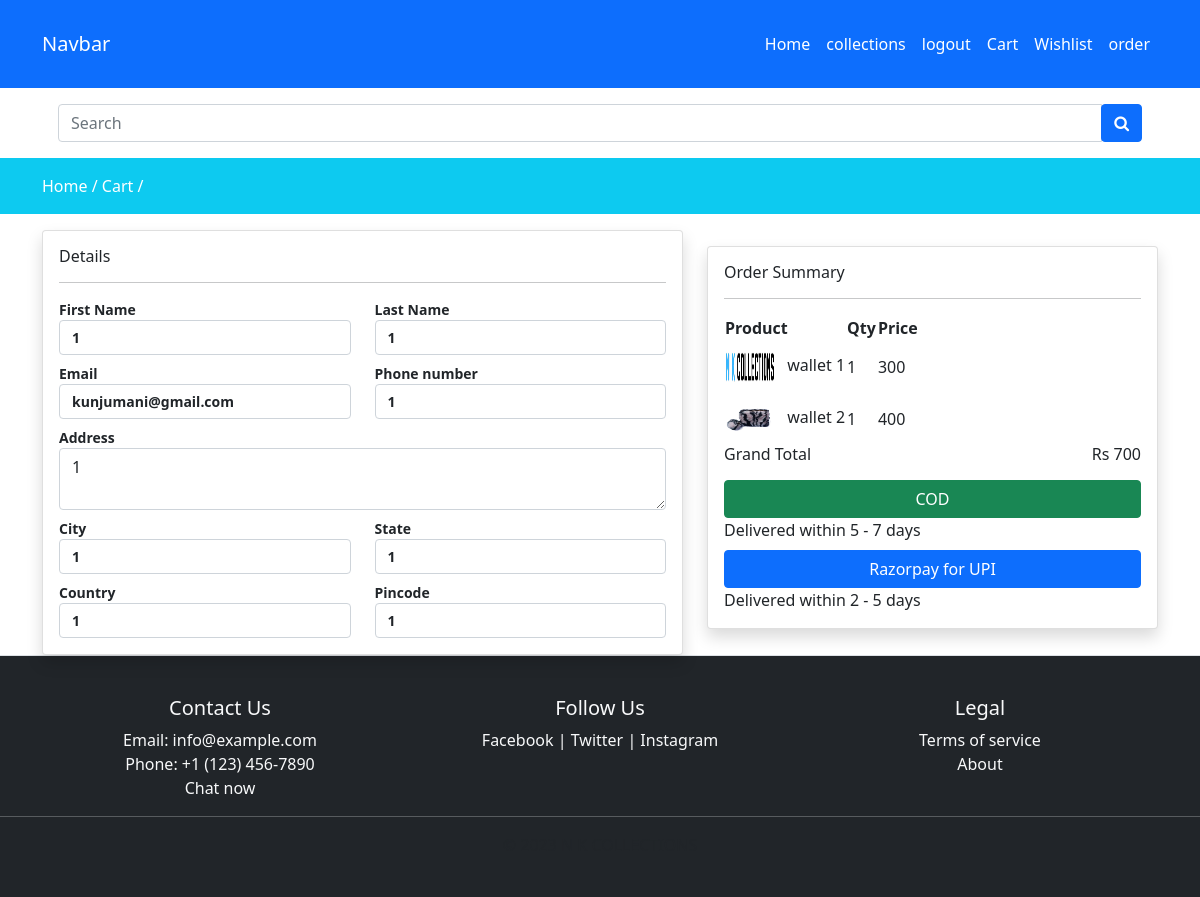
Before: /checkout (signed in) with the older database file.
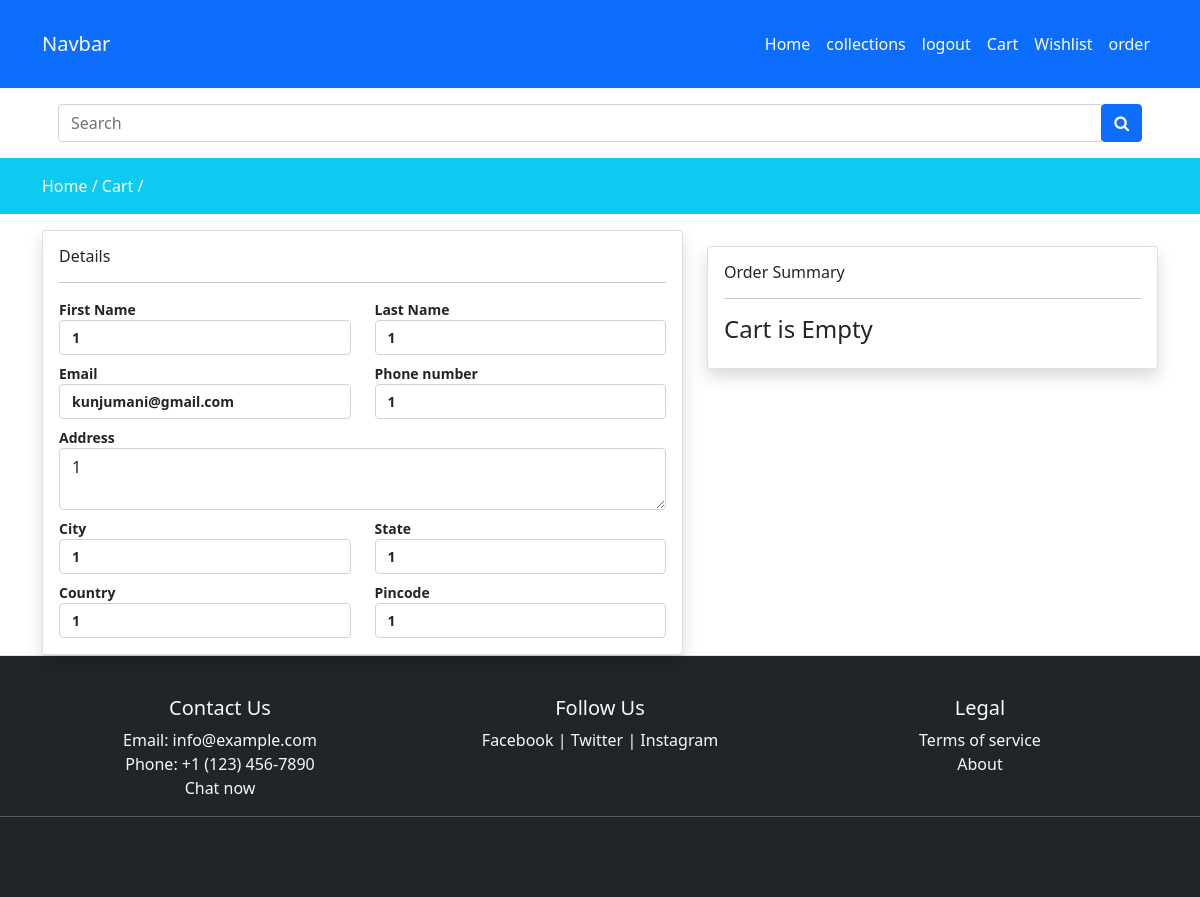
After: the same page with the newer database file.
### store/models.py (models this page shows, shortened)
class Cart(models.Model):
    user = models.ForeignKey(User,on_delete=models.CASCADE)
    product = models.ForeignKey(Product,on_delete=models.CASCADE)
    product_qty = models.IntegerField(null=False,blank=False)
    created_qty = models.DateTimeField(auto_now_add=True)

class Product(models.Model):
    slug = models.CharField(max_length=150,null=False,blank=False)
    name = models.CharField(max_length=150,null=False,blank=False)
    category = models.ForeignKey(Category,on_delete=models.CASCADE)
    product_image = models.ImageField(upload_to=get_file_path,null=True,blank=True)
    small_description = models.TextField(max_length=500, null=False, blank=False)
    quantity=models.IntegerField(null=False,blank=False)
    orginal_price=models.FloatField(null=False,blank=False)
    selling_price=models.FloatField(null=False,blank=False)
    description = models.TextField(max_length=500, null=False, blank=False)
    status = models.BooleanField(default=False,help_text="0-default,1-hidden")
    trending = models.BooleanField(default=False,help_text="0-default,1-trending")
    tag = models.CharField(max_length=150,null=False,blank=False)
    meta_title= models.CharField(max_length=150,null=False,blank=False)
    meta_keyword = models.CharField(max_length=500,null=False,blank=False)
    meta_description = models.CharField(max_length=500,null=False,blank=False)
    created_at = models.DateTimeField(auto_now_add=True)

### store/controller/checkout.py (the view)
# urls.py: path('checkout',checkout.index,name="checkout"),
@login_required(login_url='loginpage')
def index(request):
    rawcart = Cart.objects.filter(user=request.user)
    for item in rawcart:
        if item.product_qty > item.product.quantity:
            Cart.objects.delete(id=item.id)
    cartitems = Cart.objects.filter(user=request.user)
    total_price =0
    for item in cartitems:
        total_price = total_price + item.product.selling_price * item.product_qty
    userprofile = Profile.objects.filter(user=request.user).first()
    context ={'cartitems':cartitems,'total_price':total_price, 'userprofile':userprofile }
    return render(request,'store/checkout.html',context )

### store/templates/store/checkout.html (shortened to what the changed rows need)
{% extends 'store/layouts/main.html' %}
{% block content %}
<div class="container mt-3">
    <form action="{% url 'placeorder' %}" method="post">
    <div class="row">
        <div class="col-md-5 mt-3">
            <div class="card shadow">
                <div class="card-body">
                    <h6>Order Summary</h6>
                    <hr>
                    {% if cartitems %}
                    <table>
                        <thead>
                            <tr>
                                <th>Product</th>
                                <th>Qty</th>
                                <th>Price</th>
                            </tr>
                        </thead>
                        <tbody>
                            {% for item in cartitems %}
                            <tr>
                                <td><img src="{{ item.product.product_image.url }}" height="50px" class="me-2" width="50px">
                                    {{ item.product.name }}</td>
                                <td>{{ item.product_qty }}</td>
                                <td>{{ item.product.selling_price | stringformat:'d' }}</td>
                            </tr>
                            {% endfor %}
                        </tbody>
                    </table>
                    <h6>Grand Total
                    <span class="float-end">Rs {{ total_price | stringformat:'d' }}</span></h6>
                    <div class="mt-3">
                       <button type="submit" class="btn btn-success w-100">  COD</button>
                       <label >Delivered within 5 - 7 days</label >
                       <button type="button" class="btn btn-primary paywithRazorpay w-100 mt-2"> Razorpay for UPI </button>
                       <label >Delivered within 2 - 5 days</label >
                    </div>
                    {% else %}
                    <h4>Cart is Empty</h4>
                    {% endif %}
                </div>
            </div>
        </div>
    </div>
</form>
</div>
{% endblock content %}

Changed rows visible on the page:
removed Cart: product.product_image (picture), product.name "wallet 1", product_qty "1", product.selling_price "300"
removed Cart: product.product_image (picture), product.name "wallet 2", product_qty "1", product.selling_price "400"
Other visible differences:
{{ total_price | stringformat:'d' }}: "700" → (not shown)
text no longer shown: "Product Qty Price Grand Total Rs COD Delivered within 5 - 7 days Razorpay for UPI Delivered within 2 - 5 days"
text now shown: "Cart is Empty"
